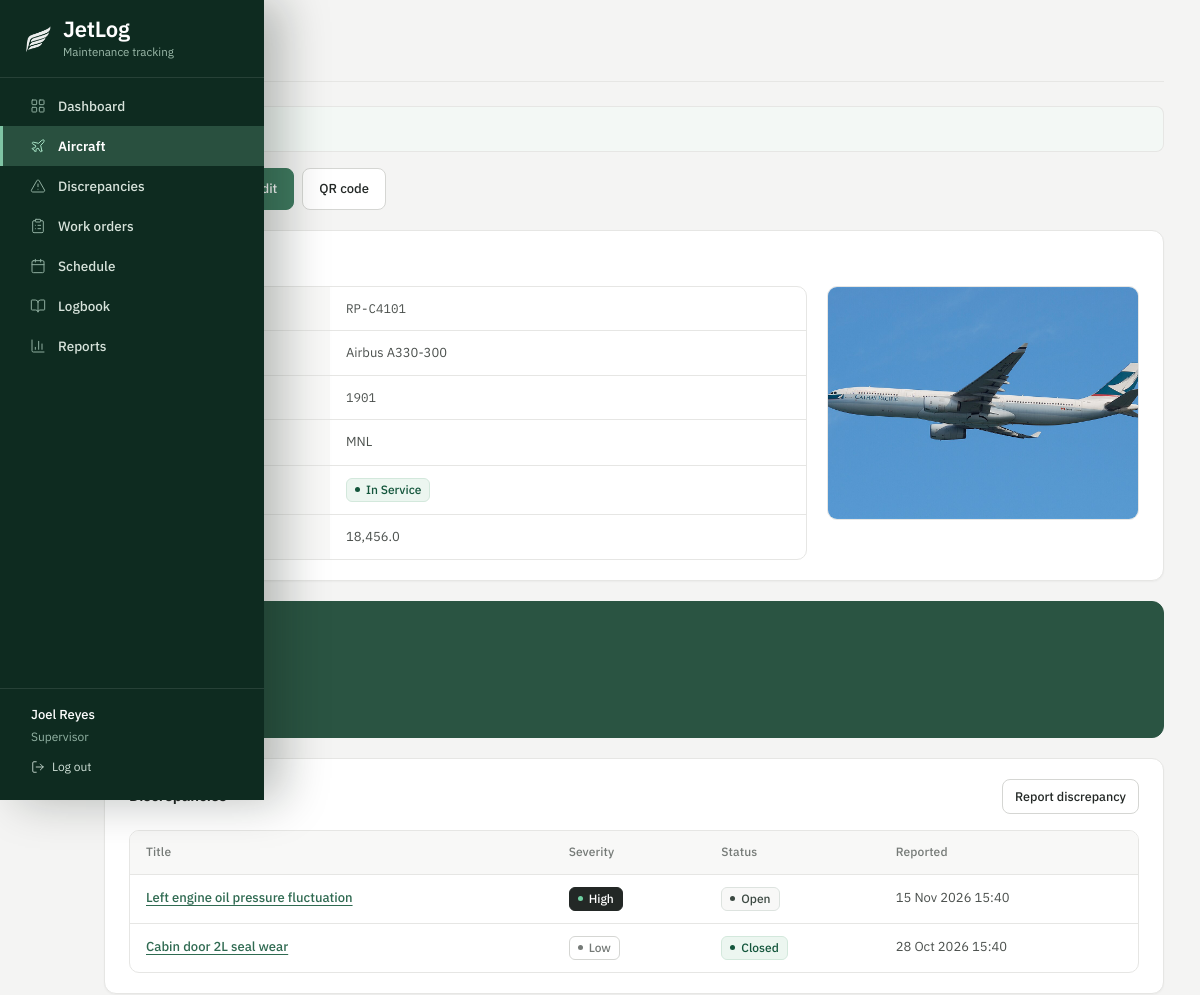
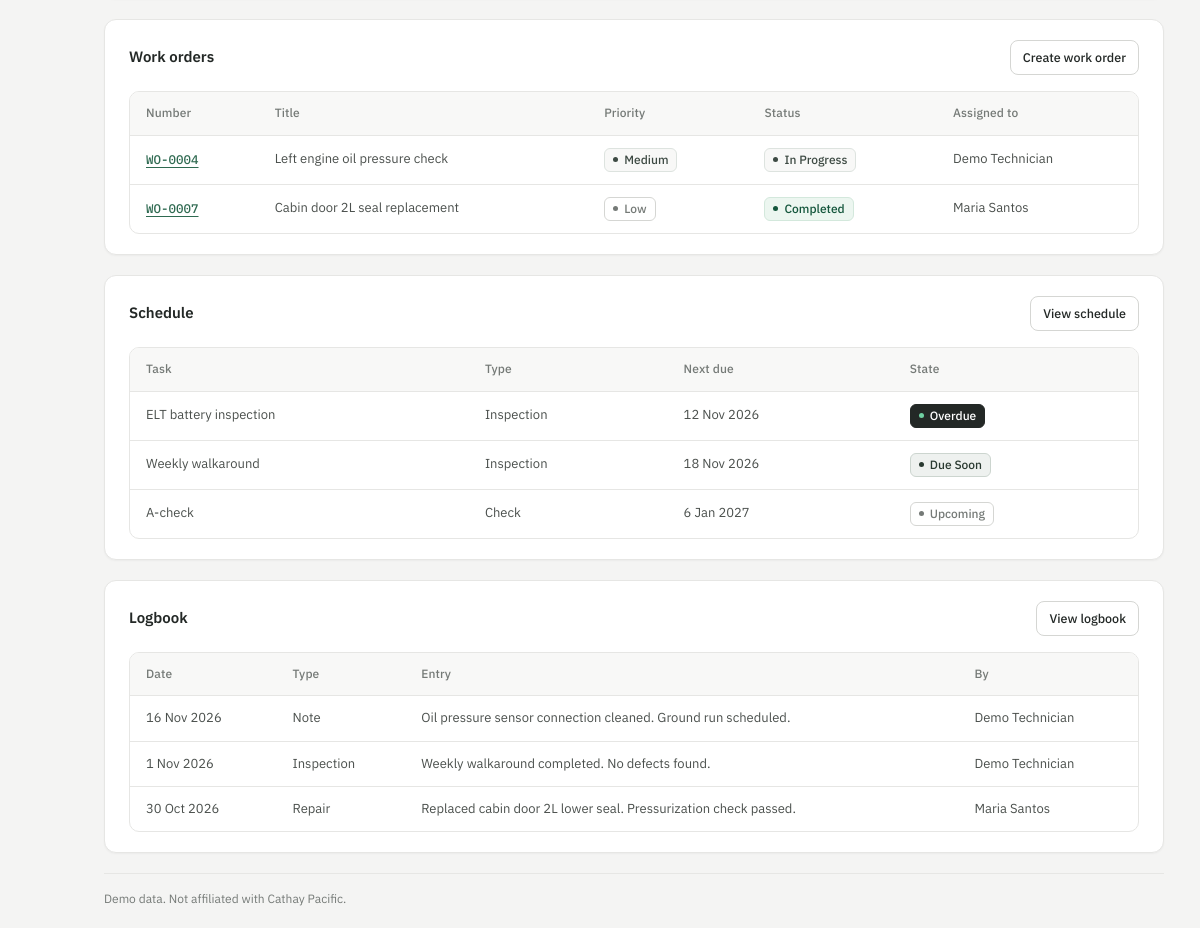
Page /aircraft/view.php?id=1 (signed in) on the committed database (2 pictures, top to bottom).
### tables this page shows
CREATE TABLE aircraft (
    id INT UNSIGNED AUTO_INCREMENT PRIMARY KEY,
    registration VARCHAR(20) NOT NULL UNIQUE,
    aircraft_type VARCHAR(60) NOT NULL,
    msn VARCHAR(30) NOT NULL UNIQUE,
    base VARCHAR(10) NOT NULL,
    status VARCHAR(20) NOT NULL DEFAULT 'in_service',
    total_hours DECIMAL(10,1) NOT NULL DEFAULT 0.0,
    created_at DATETIME NOT NULL DEFAULT CURRENT_TIMESTAMP
);

CREATE TABLE discrepancies (
    id INT UNSIGNED AUTO_INCREMENT PRIMARY KEY,
    aircraft_id INT UNSIGNED NOT NULL,
    reported_by INT UNSIGNED NOT NULL,
    title VARCHAR(150) NOT NULL,
    description TEXT NOT NULL,
    severity VARCHAR(10) NOT NULL DEFAULT 'medium',
    status VARCHAR(20) NOT NULL DEFAULT 'open',
    reported_at DATETIME NOT NULL DEFAULT CURRENT_TIMESTAMP,
    closed_at DATETIME NULL,
    INDEX idx_discrepancy_status (status),
    INDEX idx_discrepancy_severity (severity),
    CONSTRAINT fk_discrepancy_aircraft FOREIGN KEY (aircraft_id) REFERENCES aircraft (id),
    CONSTRAINT fk_discrepancy_user FOREIGN KEY (reported_by) REFERENCES users (id)
);

CREATE TABLE work_orders (
    id INT UNSIGNED AUTO_INCREMENT PRIMARY KEY,
    wo_number VARCHAR(20) NULL UNIQUE,
    aircraft_id INT UNSIGNED NOT NULL,
    discrepancy_id INT UNSIGNED NULL,
    assigned_to INT UNSIGNED NULL,
    created_by INT UNSIGNED NOT NULL,
    title VARCHAR(150) NOT NULL,
    description TEXT NOT NULL,
    priority VARCHAR(10) NOT NULL DEFAULT 'medium',
    status VARCHAR(20) NOT NULL DEFAULT 'open',
    opened_at DATETIME NOT NULL DEFAULT CURRENT_TIMESTAMP,
    completed_at DATETIME NULL,
    INDEX idx_work_order_status (status),
    CONSTRAINT fk_work_order_aircraft FOREIGN KEY (aircraft_id) REFERENCES aircraft (id),
    CONSTRAINT fk_work_order_discrepancy FOREIGN KEY (discrepancy_id) REFERENCES discrepancies (id) ON DELETE SET NULL,
    CONSTRAINT fk_work_order_assignee FOREIGN KEY (assigned_to) REFERENCES users (id) ON DELETE SET NULL,
    CONSTRAINT fk_work_order_author FOREIGN KEY (created_by) REFERENCES users (id)
);

CREATE TABLE users (
    id INT UNSIGNED AUTO_INCREMENT PRIMARY KEY,
    username VARCHAR(50) NOT NULL UNIQUE,
    password_hash VARCHAR(255) NOT NULL,
    full_name VARCHAR(100) NOT NULL,
    role VARCHAR(20) NOT NULL DEFAULT 'technician',
    created_at DATETIME NOT NULL DEFAULT CURRENT_TIMESTAMP
);

CREATE TABLE maintenance_schedule (
    id INT UNSIGNED AUTO_INCREMENT PRIMARY KEY,
    aircraft_id INT UNSIGNED NOT NULL,
    task_code VARCHAR(30) NOT NULL,
    title VARCHAR(150) NOT NULL,
    task_type VARCHAR(20) NOT NULL DEFAULT 'inspection',
    interval_days INT UNSIGNED NOT NULL,
    last_done_date DATE NULL,
    next_due_date DATE NOT NULL,
    notes TEXT NULL,
    INDEX idx_schedule_due (next_due_date),
    CONSTRAINT fk_schedule_aircraft FOREIGN KEY (aircraft_id) REFERENCES aircraft (id)
);

CREATE TABLE logbook_entries (
    id INT UNSIGNED AUTO_INCREMENT PRIMARY KEY,
    aircraft_id INT UNSIGNED NOT NULL,
    work_order_id INT UNSIGNED NULL,
    created_by INT UNSIGNED NOT NULL,
    entry_date DATE NOT NULL,
    entry_type VARCHAR(20) NOT NULL DEFAULT 'note',
    description TEXT NOT NULL,
    performed_by VARCHAR(100) NOT NULL,
    flight_hours DECIMAL(10,1) NULL,
    created_at DATETIME NOT NULL DEFAULT CURRENT_TIMESTAMP,
    INDEX idx_logbook_date (entry_date),
    CONSTRAINT fk_logbook_aircraft FOREIGN KEY (aircraft_id) REFERENCES aircraft (id),
    CONSTRAINT fk_logbook_work_order FOREIGN KEY (work_order_id) REFERENCES work_orders (id) ON DELETE SET NULL,
    CONSTRAINT fk_logbook_user FOREIGN KEY (created_by) REFERENCES users (id)
);

### lib/db.php (called while the page is built, shortened)
<?php
function db(): PDO
{
    static $pdo = null;
    if ($pdo === null) {
        $dsn = 'mysql:host=' . DB_HOST . ';dbname=' . DB_NAME . ';charset=utf8mb4';
        $pdo = new PDO($dsn, DB_USER, DB_PASS, [
            PDO::ATTR_ERRMODE => PDO::ERRMODE_EXCEPTION,
            PDO::ATTR_DEFAULT_FETCH_MODE => PDO::FETCH_ASSOC,
            PDO::ATTR_EMULATE_PREPARES => false,
        ]);
    }
    return $pdo;
}

### lib/aircraft.php (called while the page is built, shortened)
<?php
function aircraft_type_image(string $type): ?string
{
    $key = (string) preg_replace('/[^a-z0-9]/', '', strtolower($type));
    $images = [
        'a321neo' => 'assets/img/airbus_a321neo-web.jpg',
        'a330300' => 'assets/img/airbus_a330-300.jpg',
        'a350900' => 'assets/img/airbus_a350-900.jpg',
        '777300er' => 'assets/img/boeing_777-300er.jpg',
    ];
    foreach ($images as $needle => $path) {
        if (str_contains($key, $needle)) {
            return $path;
        }
    }
    return null;
}

### lib/options.php (called while the page is built, shortened)
<?php
function option_label(string $value): string
{
    return ucwords(str_replace('_', ' ', $value));
}

### aircraft/view.php (the view, shortened to what this page needs)
<?php
$id = (int) ($_GET['id'] ?? 0);
$stmt = db()->prepare('SELECT * FROM aircraft WHERE id = ?');
$stmt->execute([$id]);
$aircraft = $stmt->fetch();
$stmt = db()->prepare(
    'SELECT d.*, u.full_name AS reporter
     FROM discrepancies d
     JOIN users u ON u.id = d.reported_by
     WHERE d.aircraft_id = ?
     ORDER BY d.reported_at DESC
     LIMIT 5'
);
$stmt->execute([$id]);
$discrepancies = $stmt->fetchAll();
$stmt = db()->prepare(
    'SELECT wo.*, u.full_name AS assignee
     FROM work_orders wo
     LEFT JOIN users u ON u.id = wo.assigned_to
     WHERE wo.aircraft_id = ?
     ORDER BY wo.opened_at DESC
     LIMIT 5'
);
$stmt->execute([$id]);
$workOrders = $stmt->fetchAll();
$stmt = db()->prepare(
    'SELECT * FROM maintenance_schedule
     WHERE aircraft_id = ?
     ORDER BY next_due_date
     LIMIT 5'
);
$stmt->execute([$id]);
$schedule = $stmt->fetchAll();
$stmt = db()->prepare(
    'SELECT * FROM logbook_entries
     WHERE aircraft_id = ?
     ORDER BY entry_date DESC, id DESC
     LIMIT 5'
);
$stmt->execute([$id]);
$logbook = $stmt->fetchAll();
$stmt = db()->prepare(
    "SELECT s.*, u.full_name
     FROM ai_summaries s
     JOIN users u ON u.id = s.created_by
     WHERE s.scope = 'aircraft' AND s.aircraft_id = ?
     ORDER BY s.id DESC
     LIMIT 1"
);
$stmt->execute([$id]);
$summary = $stmt->fetch();
require __DIR__ . '/../includes/header.php';
?>
<div class="button-row page-actions">
    <a class="btn btn-secondary" href="<?= url('aircraft/index.php') ?>">Back to aircraft</a>
    <a class="btn" href="<?= url('aircraft/edit.php?id=' . $id) ?>">Edit</a>
    <a class="btn btn-secondary" href="<?= url('aircraft/qr.php?id=' . $id) ?>">QR code</a>
</div>
<?php $typeImage = aircraft_type_image($aircraft['aircraft_type']); ?>
<div class="panel">
    <h2>Aircraft details</h2>
    <div class="detail-layout<?= $typeImage ? ' has-photo' : '' ?>">
        <div class="detail-list">
            <div class="detail-row">
                <div class="detail-label">Registration</div>
                <div class="detail-value mono"><?= e($aircraft['registration']) ?></div>
            </div>
            <div class="detail-row">
                <div class="detail-label">Type</div>
                <div class="detail-value"><?= e($aircraft['aircraft_type']) ?></div>
            </div>
            <div class="detail-row">
                <div class="detail-label">MSN</div>
                <div class="detail-value mono"><?= e($aircraft['msn']) ?></div>
            </div>
            <div class="detail-row">
                <div class="detail-label">Base</div>
                <div class="detail-value"><?= e($aircraft['base']) ?></div>
            </div>
            <div class="detail-row">
                <div class="detail-label">Status</div>
                <div class="detail-value"><?= pill($aircraft['status']) ?></div>
            </div>
            <div class="detail-row">
                <div class="detail-label">Total hours</div>
                <div class="detail-value"><?= e(number_format((float) $aircraft['total_hours'], 1)) ?></div>
            </div>
        </div>
        <?php if ($typeImage): ?>
            <figure class="aircraft-photo">
                <img src="<?= url($typeImage) ?>" alt="<?= e($aircraft['aircraft_type']) ?>" loading="lazy" decoding="async">
            </figure>
        <?php endif; ?>
    </div>
</div>
<div class="panel panel-summary">
    <div class="panel-top">
        <h2>Summary</h2>
    </div>
    <?php if ($summary): ?>
        <div class="summary-text"><?= e($summary['summary_text']) ?></div>
        <div class="summary-meta">
            Gemini, <?= e(fmt_datetime($summary['created_at'])) ?>, by <?= e($summary['full_name']) ?>
        </div>
    <?php else: ?>
        <p class="empty">No summary yet.</p>
    <?php endif; ?>
</div>
<div class="panel">
    <div class="panel-top">
        <h2>Discrepancies</h2>
        <a href="<?= url('discrepancies/create.php?aircraft_id=' . $id) ?>">Report discrepancy</a>
    </div>
    <?php if ($discrepancies): ?>
        <div class="table-wrap">
            <table>
                <thead>
                    <tr>
                        <th>Title</th>
                        <th>Severity</th>
                        <th>Status</th>
                        <th>Reported</th>
                    </tr>
                </thead>
                <tbody>
                    <?php foreach ($discrepancies as $item): ?>
                        <tr>
                            <td><a href="<?= url('discrepancies/edit.php?id=' . $item['id']) ?>"><?= e($item['title']) ?></a></td>
                            <td><?= pill($item['severity']) ?></td>
                            <td><?= pill($item['status']) ?></td>
                            <td class="nowrap"><?= e(fmt_datetime($item['reported_at'])) ?></td>
                        </tr>
                    <?php endforeach; ?>
                </tbody>
            </table>
        </div>
    <?php else: ?>
        <p class="empty">No discrepancies.</p>
    <?php endif; ?>
</div>
<div class="panel">
    <div class="panel-top">
        <h2>Work orders</h2>
        <a href="<?= url('work-orders/create.php?aircraft_id=' . $id) ?>">Create work order</a>
    </div>
    <?php if ($workOrders): ?>
        <div class="table-wrap">
            <table>
                <thead>
                    <tr>
                        <th>Number</th>
                        <th>Title</th>
                        <th>Priority</th>
                        <th>Status</th>
                        <th>Assigned to</th>
                    </tr>
                </thead>
                <tbody>
                    <?php foreach ($workOrders as $item): ?>
                        <tr>
                            <td class="mono"><a href="<?= url('work-orders/view.php?id=' . $item['id']) ?>"><?= e($item['wo_number']) ?></a></td>
                            <td><?= e($item['title']) ?></td>
                            <td><?= pill($item['priority']) ?></td>
                            <td><?= pill($item['status']) ?></td>
                            <td><?= e($item['assignee'] ?? 'Unassigned') ?></td>
                        </tr>
                    <?php endforeach; ?>
                </tbody>
            </table>
        </div>
    <?php else: ?>
        <p class="empty">No work orders.</p>
    <?php endif; ?>
</div>
<div class="panel">
    <div class="panel-top">
        <h2>Schedule</h2>
        <a href="<?= url('schedule/index.php?aircraft_id=' . $id) ?>">View schedule</a>
    </div>
    <?php if ($schedule): ?>
        <div class="table-wrap">
            <table>
                <thead>
                    <tr>
                        <th>Task</th>
                        <th>Type</th>
                        <th>Next due</th>
                        <th>State</th>
                    </tr>
                </thead>
                <tbody>
                    <?php foreach ($schedule as $item): ?>
                        <tr>
                            <td><?= e($item['title']) ?></td>
                            <td><?= e(option_label($item['task_type'])) ?></td>
                            <td class="nowrap"><?= e(fmt_date($item['next_due_date'])) ?></td>
                            <td><?= due_pill($item['next_due_date']) ?></td>
                        </tr>
                    <?php endforeach; ?>
                </tbody>
            </table>
        </div>
    <?php else: ?>
        <p class="empty">No scheduled tasks.</p>
    <?php endif; ?>
</div>
<div class="panel">
    <div class="panel-top">
        <h2>Logbook</h2>
        <a href="<?= url('logbook/index.php?aircraft_id=' . $id) ?>">View logbook</a>
    </div>
    <?php if ($logbook): ?>
        <div class="table-wrap">
            <table>
                <thead>
                    <tr>
                        <th>Date</th>
                        <th>Type</th>
                        <th>Entry</th>
                        <th>By</th>
                    </tr>
                </thead>
                <tbody>
                    <?php foreach ($logbook as $entry): ?>
                        <tr>
                            <td class="nowrap"><?= e(fmt_date($entry['entry_date'])) ?></td>
                            <td><?= e(option_label($entry['entry_type'])) ?></td>
                            <td><?= e(excerpt($entry['description'], 90)) ?></td>
                            <td><?= e($entry['performed_by']) ?></td>
                        </tr>
                    <?php endforeach; ?>
                </tbody>
            </table>
        </div>
    <?php else: ?>
        <p class="empty">No logbook entries.</p>
    <?php endif; ?>
</div>
<?php require __DIR__ . '/../includes/footer.php'; ?>

### lib/format.php (shortened to what this page needs)
<?php
function e(?string $value): string
{
    return htmlspecialchars((string) $value, ENT_QUOTES, 'UTF-8');
}
function url(string $path = ''): string
{
    return BASE_URL . '/' . ltrim($path, '/');
}
function status_label(string $status): string
{
    return ucwords(str_replace('_', ' ', $status));
}
function pill(string $status): string
{
    $class = 'status-' . str_replace('_', '-', $status);
    return '<span class="status ' . e($class) . '">' . e(status_label($status)) . '</span>';
}
function fmt_date(?string $date): string
{
    return date('j M Y', strtotime($date));
}
function fmt_datetime(?string $value): string
{
    return date('j M Y H:i', strtotime($value));
}
function due_state(string $nextDue): string
{
    $today = new DateTimeImmutable('today');
    $due = new DateTimeImmutable($nextDue);
    if ($due < $today) {
        return 'overdue';
    }
    if ($due <= $today->modify('+30 days')) {
        return 'due_soon';
    }
    return 'upcoming';
}
function due_pill(string $nextDue): string
{
    $state = due_state($nextDue);
    return '<span class="status status-' . str_replace('_', '-', $state) . '">'
        . e(status_label($state)) . '</span>';
}
function excerpt(?string $text, int $limit = 110): string
{
    $text = trim((string) $text);
    if (mb_strlen($text) <= $limit) {
        return $text;
    }
    return mb_substr($text, 0, $limit) . '...';
}

### rows in the picture
aircraft: registration "RP-C4101", aircraft_type "Airbus A330-300", msn "1901", base "MNL", status "In Service", total_hours "18,456.0"
discrepancies: title "Left engine oil pressure fluctuation", severity "High Open", reported_at "15 Nov 2026 15:40"
discrepancies: title "Cabin door 2L seal wear", severity "Low Closed", reported_at "28 Oct 2026 15:40"
work_orders: wo_number "WO-0004", title "Left engine oil pressure check", priority "Medium In Progress", assigned_to.full_name "Demo Technician"
work_orders: wo_number "WO-0007", title "Cabin door 2L seal replacement", priority "Low Completed", assigned_to.full_name "Maria Santos"
maintenance_schedule: title "ELT battery inspection", task_type "Inspection", next_due_date "12 Nov 2026", next_due_date "Overdue"
maintenance_schedule: title "Weekly walkaround", task_type "Inspection", next_due_date "18 Nov 2026", next_due_date "Due Soon"
maintenance_schedule: title "A-check", task_type "Check", next_due_date "6 Jan 2027", next_due_date "Upcoming"
logbook_entries: entry_date "16 Nov 2026", entry_type "Note", description "Oil pressure sensor connection cleaned. Ground run scheduled.", performed_by "Demo Technician"
logbook_entries: entry_date "1 Nov 2026", entry_type "Inspection", description "Weekly walkaround completed. No defects found.", performed_by "Demo Technician"
logbook_entries: entry_date "30 Oct 2026", entry_type "Repair", description "Replaced cabin door 2L lower seal. Pressurization check passed.", performed_by "Maria Santos"

### other values in the picture
$item['label'] "Dashboard"
$item['label'] "Aircraft"
$item['label'] "Discrepancies"
$item['label'] "Work orders"
$item['label'] "Schedule"
$item['label'] "Logbook"
$item['label'] "Reports"
$user['full_name'] "Joel Reyes"
status_label($user['role']) "Supervisor"
